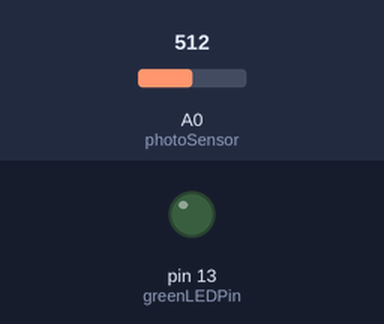
Recording of a sketch running on a simulated Arduino Uno, built with avr-gcc and run on an emulated ATmega328P. On the bench: output pins drawn as LEDs (lit = HIGH). The inputs (shaded band) are chosen by the test bench; at power-on: A0 (photoSensor) = 512. What the sketch prints to the serial monitor is not drawn.

Above: at 1.2 s.
1.3 s: A0 (photoSensor) set to 415
2.8 s: A0 (photoSensor) set to 386
At 4.2 s:
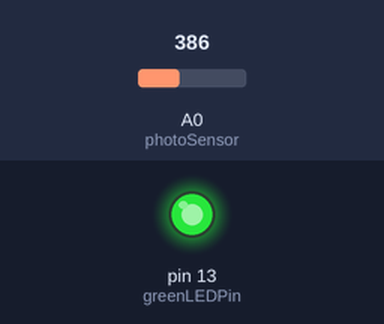
4.5 s: A0 (photoSensor) set to 410
At 5.6 s:
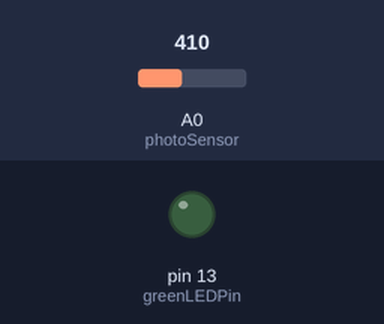
6.0 s: A0 (photoSensor) set to 390
At 6.7 s:
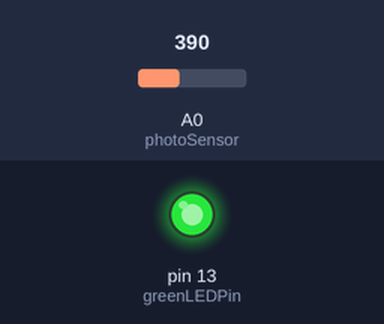
Timing chart, 0 to 8.5 s (numbered marks = the images above; inputs shaded):
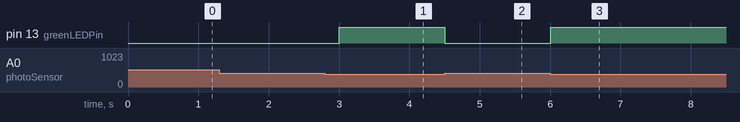

Measured:
- the behaviour switches between 401 and 400 on A0 (photoSensor) (found by bisection; images 0 and 1)
- after the input at 1.3 s, every drawn part: stays the same
- after the input at 2.8 s, pin 13 (greenLEDPin): LOW → HIGH after 0.20 s
- after the input at 4.5 s, pin 13 (greenLEDPin): HIGH → LOW at once
- after the input at 6.0 s, pin 13 (greenLEDPin): LOW → HIGH at once

The sketch:

PhotoResistor.ino
```cpp
const int photoSensor = A0;
const int greenLEDPin = 13;


void setup() {
  Serial.begin(9000);
  int greenValue = 0;
  pinMode(greenLEDPin,OUTPUT);

}

void loop() {


  Serial.print("Sensor value\t");
  Serial.print(String(analogRead(photoSensor)));
  if(analogRead(photoSensor)>400)
  {
    digitalWrite(greenLEDPin,LOW);
  }else
    digitalWrite(greenLEDPin,HIGH);

  delay(500);
}
```
